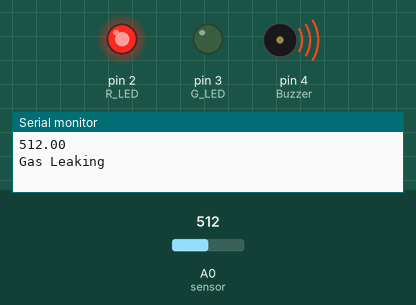
Bench run of a sketch on a simulated Arduino Uno, built with avr-gcc and run on an emulated ATmega328P. Shown: output pins drawn as LEDs (lit = HIGH), buzzer (waves = sounding, pin HIGH), the last lines printed to the serial monitor. The test bench sets the inputs (shaded band); at power-on: A0 (sensor) = 512.

Above: at 1.8 s.
1.9 s: A0 (sensor) set to 416
4.2 s: A0 (sensor) set to 392
At 6.3 s:
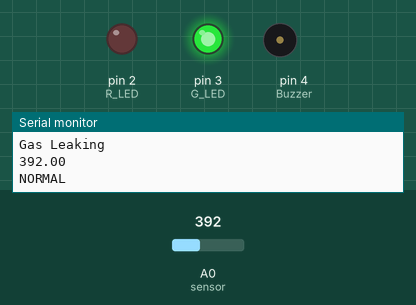
7.5 s: A0 (sensor) set to 410
At 9.9 s:
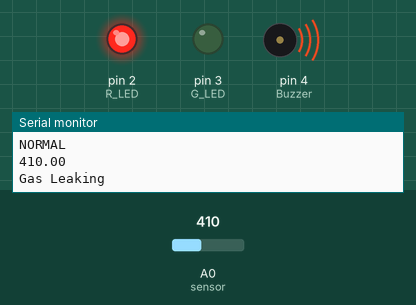
10.5 s: A0 (sensor) set to 390
At 13.4 s:
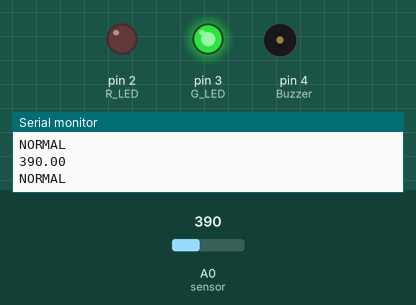
Timing chart, 0 to 14.5 s (numbered marks = the images above; inputs shaded):
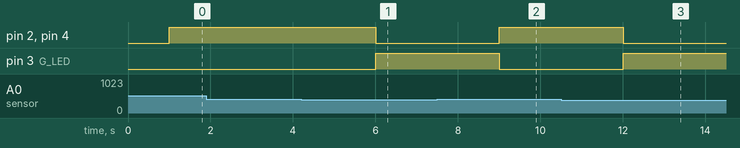

The sketch:

Smoke_Detector.ino
```cpp
float sensor = A0;
float gas_value;
int R_LED = 2;
int G_LED = 3;
int Buzzer = 4;
void setup() {
  pinMode(sensor, INPUT);
  Serial.begin(9600);
  pinMode(R_LED , OUTPUT);
  pinMode(G_LED , OUTPUT);
  pinMode(Buzzer , OUTPUT);
}
void loop() {
  gas_value = analogRead(sensor);
  delay(1000);
  Serial.println(gas_value);
  if (gas_value >= 400) {
    Serial.println("Gas Leaking");
    digitalWrite(R_LED , HIGH);
    digitalWrite(G_LED , LOW);
    digitalWrite(Buzzer , HIGH);
  }
  else {
    digitalWrite(R_LED , LOW);
    digitalWrite(Buzzer , LOW);
    digitalWrite(G_LED , HIGH);
    Serial.println("NORMAL");
  }
}
```

Measured:
- the behaviour switches between 400 and 399 on A0 (sensor) (found by bisection; images 0 and 1)
- after the input at 4.2 s, pin 2 (R_LED), pin 4 (Buzzer): HIGH → LOW after 1.8 s; pin 3 (G_LED): LOW → HIGH after 1.8 s
- after the input at 7.5 s, pin 2 (R_LED), pin 4 (Buzzer): LOW → HIGH after 1.5 s; pin 3 (G_LED): HIGH → LOW after 1.5 s
- after the input at 10.5 s, pin 2 (R_LED), pin 4 (Buzzer): HIGH → LOW after 1.5 s; pin 3 (G_LED): LOW → HIGH after 1.5 s
